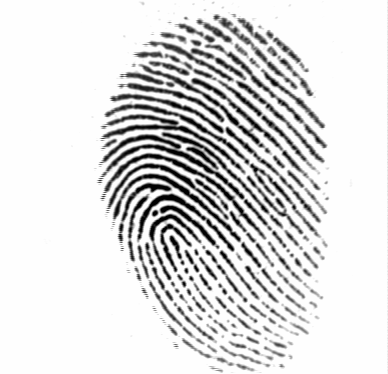
#> input picture assets/samples/101_1.tif, 388 x 374 px
$ python -i detector.py   (imports and definitions only)   (older library calls are emulated)
#> lines starting #> are read from the running program, lines starting #| are printed output that depends on the picture; after the words box and inside, x2 and y2 are one past the last pixel; in counts of white or black regions, pixels touching at a corner belong together
"""
Task C - Advanced Minutiae Detection & Security Analysis
Enhanced pipeline with dataset-adaptive processing and multi-level security
"""

import cv2
import numpy as np
import os
import json
import time
from pathlib import Path
from typing import Dict, List, Tuple, Optional
from concurrent.futures import ThreadPoolExecutor
import logging

from skimage import filters, morphology, feature, measure
from skimage.segmentation import watershed
from scipy import ndimage
from sklearn.ensemble import IsolationForest
import joblib

# Configure logging
# [1 line not run here, left out]
logger = logging.getLogger(__name__)

class AdvancedFingerprintAnalyzer:
    """
    High-performance fingerprint analysis with adaptive security checks
    """

    def __init__(self, config: Optional[Dict] = None):
        self.config = config or self._default_config()
        self.spoof_detector = None
        self.quality_thresholds = self._calibrate_thresholds()

    def _default_config(self) -> Dict:
        """Default configuration optimized for forensic datasets"""
        return {
            'preprocessing': {
                'target_dpi': 500,
                'gabor_frequencies': [0.1, 0.15, 0.2],
                'gabor_angles': [0, 45, 90, 135],
                'block_size': 16,
                'normalize': True
            },
            'quality': {
                'min_contrast': 0.3,
                'min_clarity': 50.0,
                'max_noise_ratio': 0.15,
                'min_ridge_density': 0.4
            },
            'minutiae': {
                'min_confidence': 0.5,
                'max_minutiae': 200,
                'neighborhood_size': 5,
                'angle_tolerance': 15
            },
            'security': {
                'spoof_threshold': 0.6,
                'texture_analysis': True,
                'frequency_analysis': True,
                'orientation_analysis': True
            },
            'performance': {
                'parallel_workers': 4,
                'batch_size': 10,
                'cache_preprocessed': True
            }
        }

    def _calibrate_thresholds(self) -> Dict:
        """Auto-calibrate thresholds based on dataset characteristics"""
        return {
            'blur_threshold': 100.0,
            'brightness_range': (50, 200),
            'contrast_min': 30.0,
            'ridge_freq_range': (0.08, 0.25),
            'orientation_consistency': 0.7
        }

    def analyze_fingerprint(self, image_path: str, image_id: str = None) -> Dict:
        """
        Complete fingerprint analysis with security assessment

        Args:
            image_path: Path to fingerprint image
            image_id: Optional identifier for the image

        Returns:
            Comprehensive analysis results as JSON-compatible dict
        """
        start_time = time.time()

        try:
            # Load and validate image
            image = self._load_and_validate_image(image_path)
            if image is None:
                return self._create_error_result(image_path, "Invalid image format")

            image_id = image_id or Path(image_path).stem

            # Level 1: Basic validation and preprocessing
            preprocessed, roi_mask = self._preprocess_image(image)

            # Level 2: Quality assessment
            quality_results = self._assess_image_quality(image, preprocessed, roi_mask)

            # Early rejection for very poor quality
            if quality_results['quality_score'] < 0.2:
                return self._create_result(
                    image_id, quality_results, [], 0.0, True,
                    processing_time=time.time() - start_time,
                    early_rejection="Poor image quality"
                )

            # Level 3: Ridge analysis and orientation field
            ridge_analysis = self._analyze_ridge_structure(preprocessed, roi_mask)

            # Level 4: Minutiae extraction with confidence scoring
            minutiae = self._extract_minutiae_with_confidence(preprocessed, ridge_analysis)

            # Level 5: Security assessment
            security_score = self._comprehensive_security_analysis(
                image, preprocessed, ridge_analysis, minutiae, roi_mask
            )

            # Combine results
            processing_time = time.time() - start_time

            return self._create_result(
                image_id, quality_results, minutiae,
                security_score, security_score > self.config['security']['spoof_threshold'],
                processing_time, ridge_analysis
            )

        except Exception as e:
            logger.error(f"Error processing {image_path}: {str(e)}")
            return self._create_error_result(image_path, str(e))

    def _load_and_validate_image(self, image_path: str) -> Optional[np.ndarray]:
        """Load and validate image with format checking"""
#> called with image_path = '../../../assets/samples/101_1.tif'
        try:
            # Load image
            image = cv2.imread(image_path, cv2.IMREAD_GRAYSCALE)
#> image is the input picture: shape (374, 388); min 1, max 254, mean 220.7
            if image is None:
                return None

            # Basic validation
            h, w = image.shape
            if h < 100 or w < 100:  # Too small
                return None
            if h > 2000 or w > 2000:  # Too large - resize
                scale = min(2000/h, 2000/w)
                image = cv2.resize(image, None, fx=scale, fy=scale)

            return image

        except Exception as e:
            logger.error(f"Failed to load image {image_path}: {e}")
            return None

    def _preprocess_image(self, image: np.ndarray) -> Tuple[np.ndarray, np.ndarray]:
        """
        Advanced preprocessing with ROI detection and ridge enhancement
        """
        # Normalize intensity
        normalized = cv2.equalizeHist(image)

        # ROI detection - find fingerprint area
        roi_mask = self._detect_fingerprint_roi(normalized)

        # Apply ROI mask
        masked = cv2.bitwise_and(normalized, normalized, mask=roi_mask)

        # Gaussian smoothing
        smoothed = cv2.GaussianBlur(masked, (3, 3), 0.5)

        # Gabor filter enhancement
        enhanced = self._gabor_enhancement(smoothed)

        # Binarization
        binary = self._adaptive_binarization(enhanced)

        # Morphological cleanup
        cleaned = self._morphological_cleanup(binary)

        # Skeletonization
        skeleton = morphology.skeletonize(cleaned > 0).astype(np.uint8) * 255

        return skeleton, roi_mask

    def _detect_fingerprint_roi(self, image: np.ndarray) -> np.ndarray:
        """Detect the actual fingerprint region"""
        # Otsu thresholding to find foreground
        _, binary = cv2.threshold(image, 0, 255, cv2.THRESH_BINARY + cv2.THRESH_OTSU)
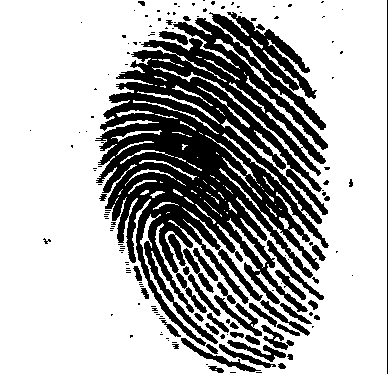
#> binary: shape (374, 388); 69% white; 153 black regions (106 under 20 px), largest, box (x1, y1, x2, y2) and area: (95, 18, 329, 346) 35852, (209, 12, 317, 99) 2387, (214, 295, 262, 336) 487

        # Find largest connected component
        num_labels, labels, stats, centroids = cv2.connectedComponentsWithStats(binary)
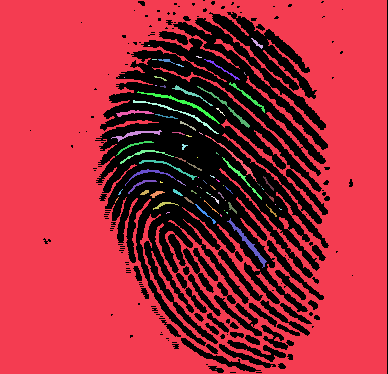
#> labels: shape (374, 388) int32; 80 distinct labels, from 0 to 79; one colour per label, 0 black
#> num_labels = 80; stats = 80 rows, first 6: [30, 0, 358, 374, 44962], [0, 0, 387, 374, 97224], [251, 38, 12, 11, 37], [148, 45, 2, 1, 2], [196, 56, 6, 2, 7], [152, 59, 5, 1, 5]; centroids = 80 pairs, first value 116.3 to 280, second value 43.22 to 369

        if num_labels > 1:
            # Get largest component (excluding background)
            largest_label = 1 + np.argmax(stats[1:, cv2.CC_STAT_AREA])
#> largest_label = 1
            roi_mask = (labels == largest_label).astype(np.uint8) * 255
#> roi_mask: shape (374, 388); 67% white; 153 black regions (106 under 20 px), largest, box (x1, y1, x2, y2) and area: (95, 18, 329, 346) 38739, (209, 12, 317, 99) 2424, (214, 295, 262, 336) 487
        else:
            roi_mask = np.ones_like(image) * 255

        # Morphological operations to smooth ROI
        kernel = cv2.getStructuringElement(cv2.MORPH_ELLIPSE, (15, 15))
        roi_mask = cv2.morphologyEx(roi_mask, cv2.MORPH_CLOSE, kernel)
#> roi_mask: shape (374, 388); 85.3% white; 4 black regions, box (x1, y1, x2, y2) and area: (106, 69, 287, 268) 18610, (187, 47, 270, 116) 1822, (151, 52, 192, 76) 599, (247, 31, 268, 53) 331

        return roi_mask

    def _gabor_enhancement(self, image: np.ndarray) -> np.ndarray:
        """Enhanced Gabor filtering for ridge enhancement"""
        enhanced = np.zeros_like(image, dtype=np.float32)

        for freq in self.config['preprocessing']['gabor_frequencies']:
            for angle in self.config['preprocessing']['gabor_angles']:
                gabor_real, _ = filters.gabor(image, frequency=freq, theta=np.deg2rad(angle))
                enhanced += np.abs(gabor_real)
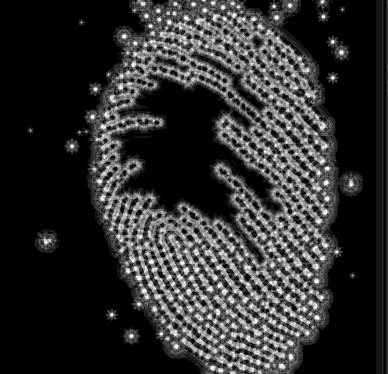
#> enhanced: shape (374, 388) float32; min 0, max 3053, mean 573.7; drawn with min black and max white

        # Normalize
        enhanced = enhanced / len(self.config['preprocessing']['gabor_frequencies'])
        enhanced = (enhanced - enhanced.min()) / (enhanced.max() - enhanced.min()) * 255

        return enhanced.astype(np.uint8)

    def _adaptive_binarization(self, image: np.ndarray) -> np.ndarray:
        """Adaptive binarization with multiple methods"""
        # Method 1: Adaptive threshold
        binary1 = cv2.adaptiveThreshold(
            image, 255, cv2.ADAPTIVE_THRESH_MEAN_C, cv2.THRESH_BINARY, 11, 2
        )
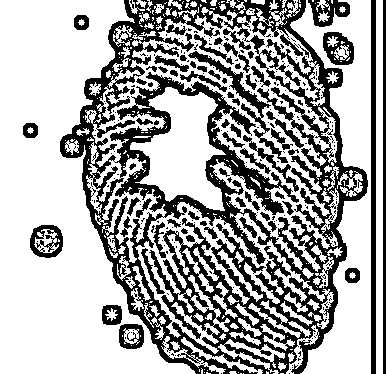
#> binary1: shape (374, 388); 66.5% white; 275 black regions (209 under 20 px), largest, box (x1, y1, x2, y2) and area: (60, 0, 368, 374) 36171, (371, 0, 376, 374) 1870, (188, 51, 288, 163) 1164

        # Method 2: Otsu's method
        _, binary2 = cv2.threshold(image, 0, 255, cv2.THRESH_BINARY + cv2.THRESH_OTSU)
#> binary2: shape (374, 388); 27.4% white; 170 white regions (153 under 20 px), largest, box (x1, y1, x2, y2) and area: (87, 0, 340, 374) 38445, (283, 0, 298, 12) 92, (271, 11, 284, 25) 90

        # Combine methods
        combined = cv2.bitwise_and(binary1, binary2)
#> combined: shape (374, 388); 21.7% white; 294 white regions (199 under 20 px), largest, box (x1, y1, x2, y2) and area: (90, 7, 334, 354) 23298, (218, 339, 285, 374) 656, (181, 337, 263, 374) 423

        return combined

    def _morphological_cleanup(self, binary: np.ndarray) -> np.ndarray:
        """Clean up binary image with morphological operations"""
        # Remove small noise
        kernel_small = cv2.getStructuringElement(cv2.MORPH_ELLIPSE, (3, 3))
        cleaned = cv2.morphologyEx(binary, cv2.MORPH_OPEN, kernel_small)
#> cleaned: shape (374, 388); 19.3% white; 228 white regions (85 under 20 px), largest, box (x1, y1, x2, y2) and area: (94, 46, 265, 202) 3586, (216, 114, 329, 249) 2579, (235, 22, 329, 151) 2368

        # Fill small gaps
        kernel_medium = cv2.getStructuringElement(cv2.MORPH_ELLIPSE, (5, 5))
        cleaned = cv2.morphologyEx(cleaned, cv2.MORPH_CLOSE, kernel_medium)
#> cleaned: shape (374, 388); 25.7% white; 44 white regions (19 under 20 px), largest, box (x1, y1, x2, y2) and area: (87, 0, 340, 374) 36145, (204, 362, 224, 374) 100, (271, 12, 282, 25) 73
#> in _preprocess_image, `skeleton = morphology.skeletonize(cleaned > 0).astype(np.uint8) * 255`:
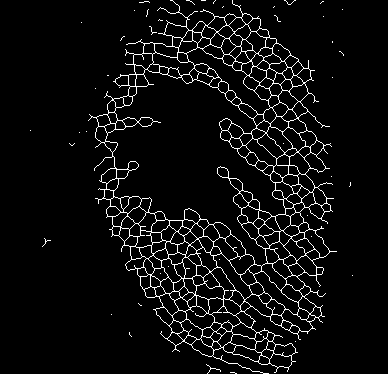
#> skeleton: shape (374, 388); 5.4% white in thin lines or dots, all inside (x1, y1, x2, y2) = (30, 0, 353, 374)

        return cleaned

    def _assess_image_quality(self, original: np.ndarray, processed: np.ndarray, roi_mask: np.ndarray) -> Dict:
        """Comprehensive image quality assessment"""
        quality_metrics = {}

        # Apply ROI mask to original for analysis
        roi_image = cv2.bitwise_and(original, original, mask=roi_mask)
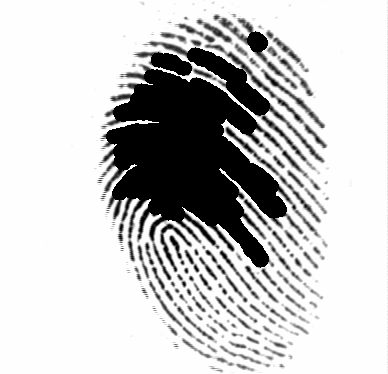
#> roi_image: shape (374, 388); min 0, max 254, mean 199.9

        # 1. Blur assessment (Laplacian variance)
        laplacian_var = cv2.Laplacian(roi_image, cv2.CV_64F).var()
#> laplacian_var = 3239.6
        blur_score = min(1.0, laplacian_var / self.quality_thresholds['blur_threshold'])
#> blur_score = 1
        quality_metrics['blur_score'] = blur_score

        # 2. Brightness assessment
        mean_brightness = roi_image.mean()
#> mean_brightness = 199.9
        brightness_score = self._normalize_to_range(
            mean_brightness, self.quality_thresholds['brightness_range']
        )
#> brightness_score = 1
        quality_metrics['brightness_score'] = brightness_score

        # 3. Contrast assessment
        contrast = roi_image.std()
#> contrast = 95.29
        contrast_score = min(1.0, contrast / self.quality_thresholds['contrast_min'])
#> contrast_score = 1
        quality_metrics['contrast_score'] = contrast_score

        # 4. Ridge density in ROI
        ridge_pixels = np.sum(processed > 0)
#> ridge_pixels = 7872
        total_roi_pixels = np.sum(roi_mask > 0)
#> total_roi_pixels = 123750
        ridge_density = ridge_pixels / max(total_roi_pixels, 1)
#> ridge_density = 0.0636
        quality_metrics['ridge_density'] = ridge_density

        # 5. Overall quality score
        weights = [0.3, 0.2, 0.3, 0.2]  # blur, brightness, contrast, density
        scores = [blur_score, brightness_score, contrast_score, ridge_density]
#> scores = [1, 1, 1, 0.0636]
        quality_score = sum(w * s for w, s in zip(weights, scores))
#> quality_score = 0.813
#> in analyze_fingerprint, `quality_results = self._assess_image_quality(image, preprocessed, roi_..`: quality_results = {'blur_score': 1, 'brightness_score': 1, 'contrast_score': 1, 'ridge_density': 0.0636, 'quality_score': 0.813, 'quality_reasons': ['Insufficient ridge information']}

        quality_metrics['quality_score'] = quality_score
        quality_metrics['quality_reasons'] = self._generate_quality_reasons(quality_metrics)

        return quality_metrics

    def _normalize_to_range(self, value: float, optimal_range: Tuple[float, float]) -> float:
        """Normalize value to [0,1] based on optimal range"""
        min_val, max_val = optimal_range
        if value < min_val or value > max_val:
            # Outside optimal range - penalize
            distance = min(abs(value - min_val), abs(value - max_val))
            return max(0.0, 1.0 - distance / 50.0)  # Gradual penalty
        else:
            # Within optimal range
            return 1.0

    def _generate_quality_reasons(self, metrics: Dict) -> List[str]:
        """Generate human-readable quality assessment reasons"""
        reasons = []

        if metrics['blur_score'] < 0.5:
            reasons.append("Image appears blurry")
        if metrics['brightness_score'] < 0.5:
            reasons.append("Poor lighting conditions")
        if metrics['contrast_score'] < 0.5:
            reasons.append("Low ridge-valley contrast")
        if metrics['ridge_density'] < 0.3:
            reasons.append("Insufficient ridge information")

        return reasons

    def _analyze_ridge_structure(self, skeleton: np.ndarray, roi_mask: np.ndarray) -> Dict:
        """Comprehensive ridge structure analysis"""
        ridge_info = {}

        # 1. Orientation field analysis
        orientation_field = self._compute_orientation_field(skeleton)
        ridge_info['orientation_field'] = orientation_field
        ridge_info['orientation_consistency'] = self._assess_orientation_consistency(orientation_field)

        # 2. Ridge frequency analysis
        ridge_frequency = self._compute_ridge_frequency(skeleton, roi_mask)
        ridge_info['ridge_frequency'] = ridge_frequency
        ridge_info['frequency_score'] = self._assess_frequency_naturalness(ridge_frequency)

        # 3. Ridge continuity
        ridge_info['continuity_score'] = self._assess_ridge_continuity(skeleton)

        return ridge_info

    def _compute_orientation_field(self, skeleton: np.ndarray) -> np.ndarray:
        """Compute local ridge orientation field using gradients"""
        # Sobel gradients
        gx = cv2.Sobel(skeleton, cv2.CV_64F, 1, 0, ksize=3)
        gy = cv2.Sobel(skeleton, cv2.CV_64F, 0, 1, ksize=3)

        # Local orientation (perpendicular to gradient)
        orientation = np.arctan2(gy, gx) + np.pi/2
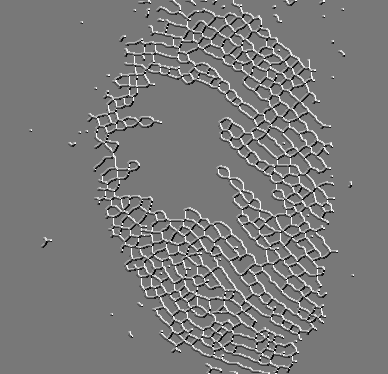
#> orientation: shape (374, 388) float64; min -1.25, max 4.71, mean 1.62; drawn with min black and max white

        # Smooth orientation field
        block_size = self.config['preprocessing']['block_size']
        h, w = skeleton.shape

        smoothed_orientation = np.zeros_like(orientation)
        for i in range(0, h - block_size, block_size // 2):
            for j in range(0, w - block_size, block_size // 2):
                block = orientation[i:i+block_size, j:j+block_size]
                mean_orientation = np.angle(np.mean(np.exp(1j * 2 * block))) / 2
                smoothed_orientation[i:i+block_size, j:j+block_size] = mean_orientation
#> (the rest of the program and of its run is left out)
